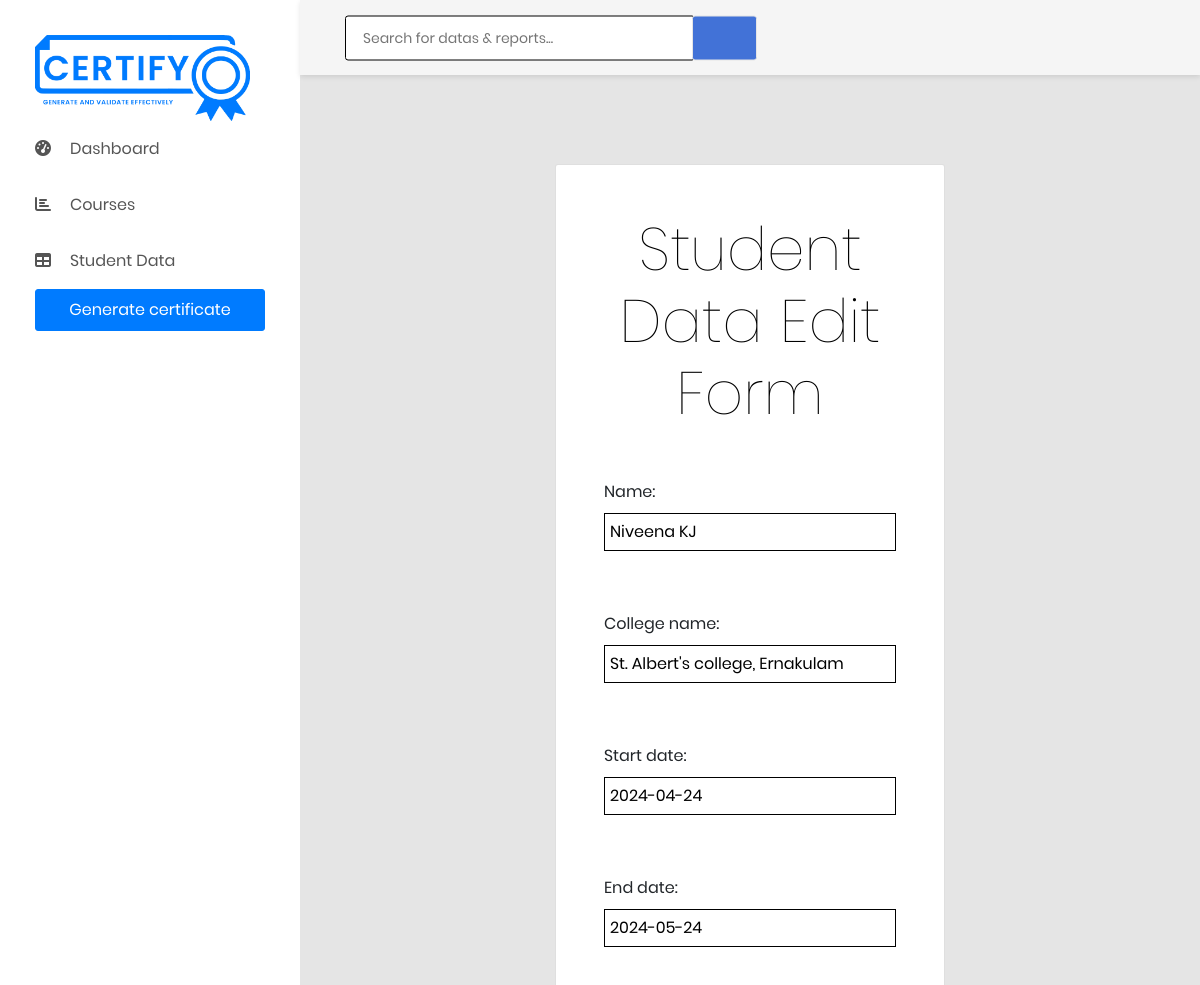
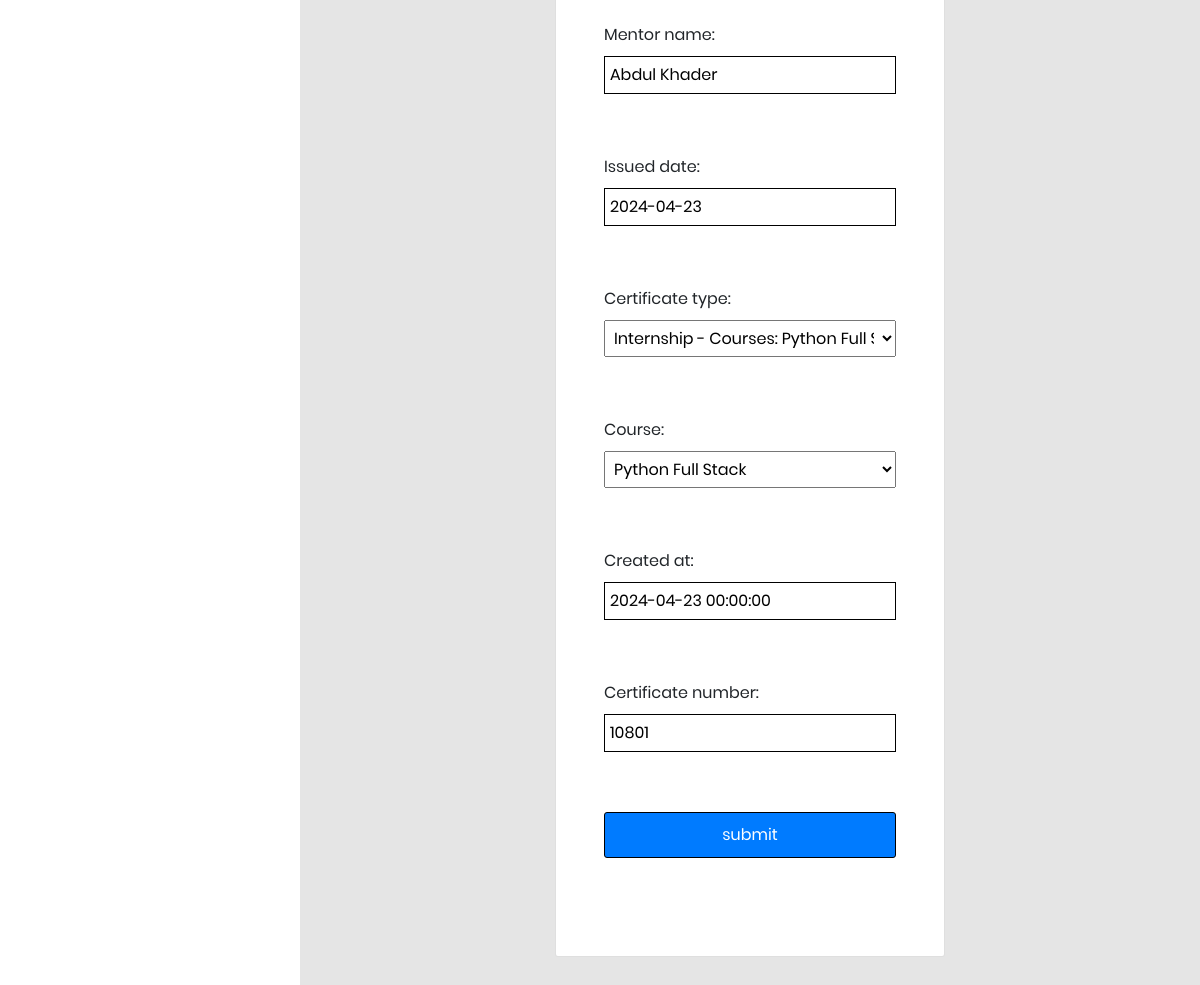
/certificate/edit/47 (signed in), run on an earlier commit of the app's database (2 pictures, top to bottom).
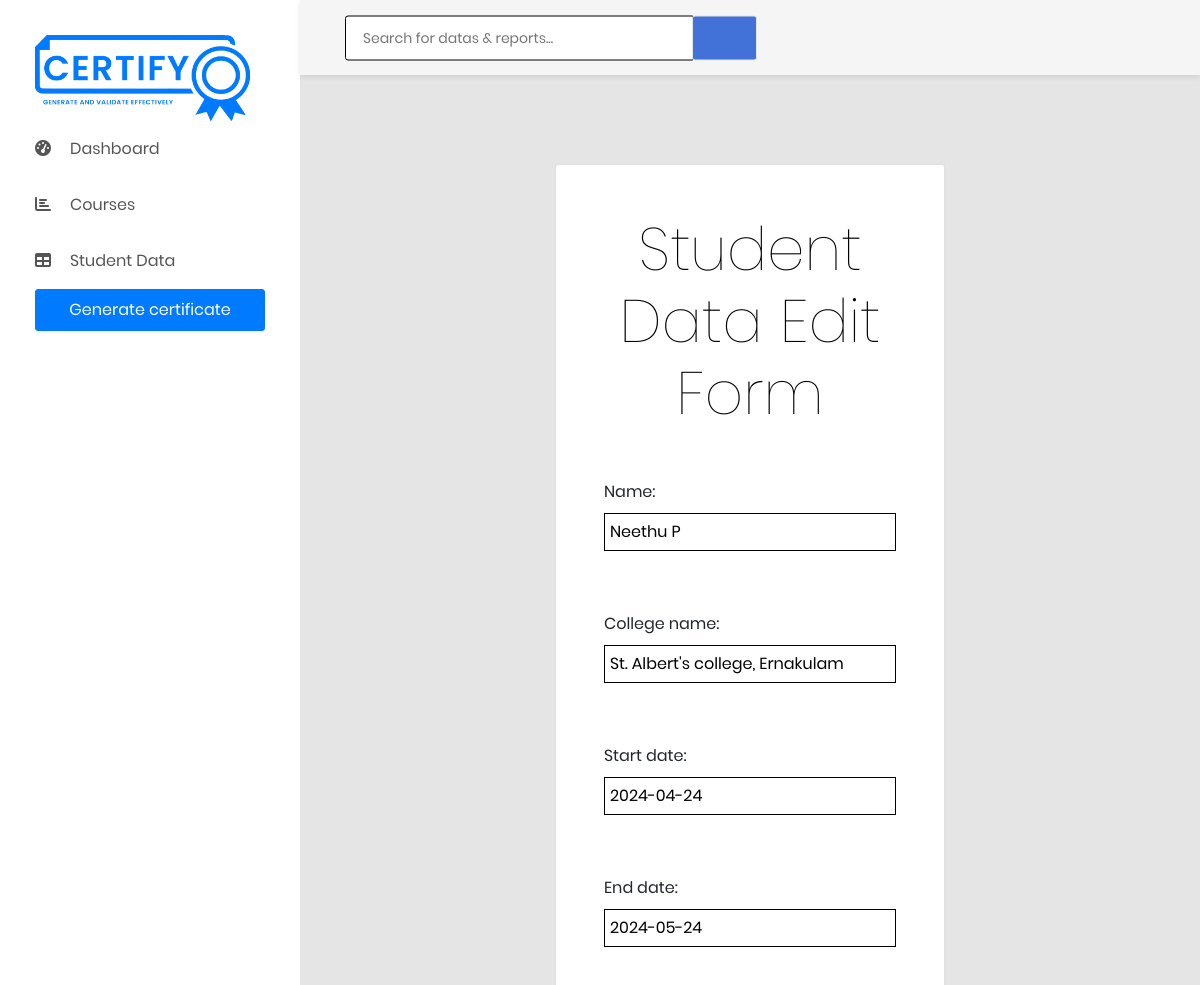
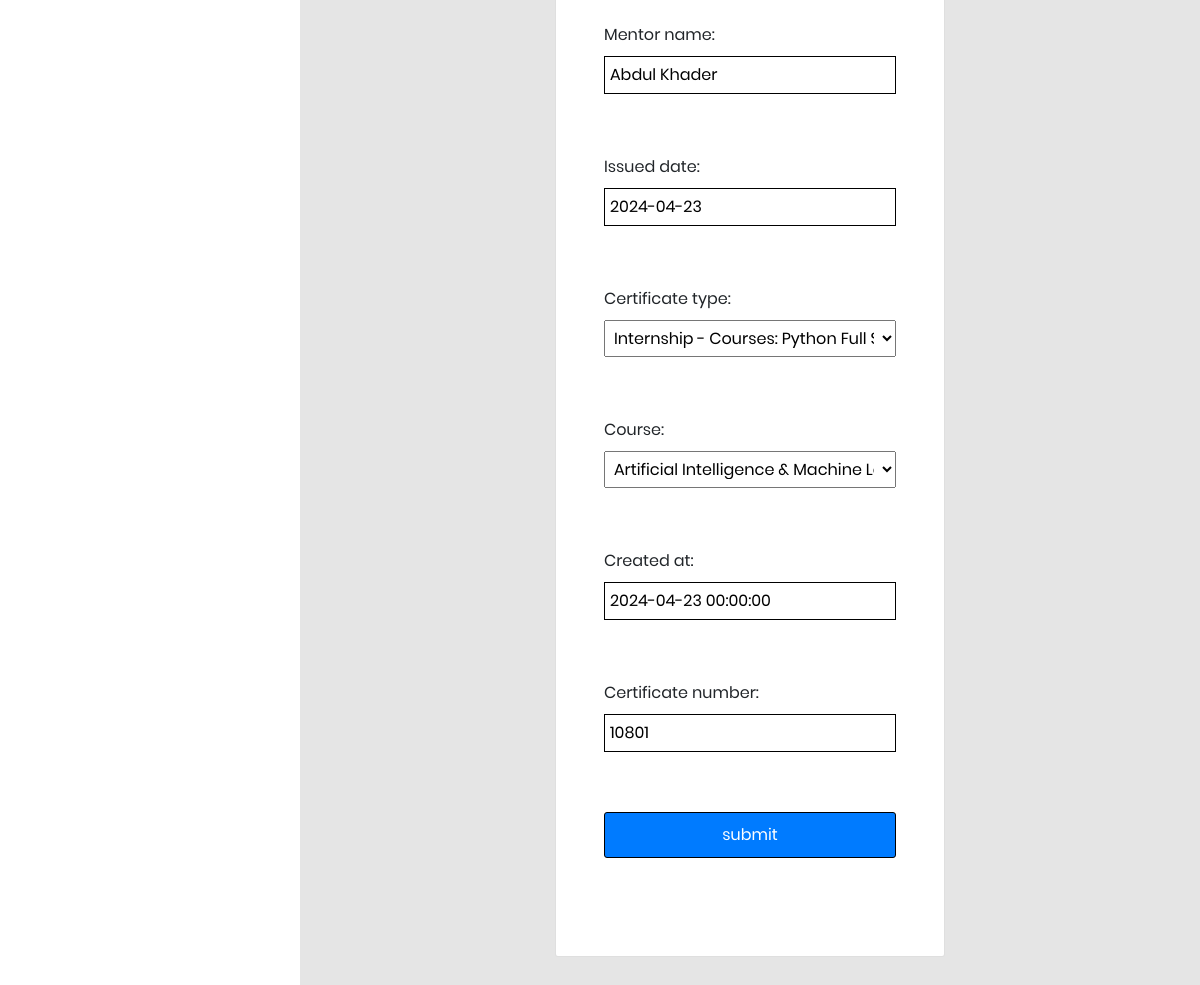
And on a later commit of the database (2 pictures, top to bottom).
### certificate_app/models.py (models this page shows, shortened)
class Student(models.Model):
    name = models.CharField(max_length=255, blank=True, default='')
    college_name = models.CharField(max_length=255, blank=True, default='')
    start_date = models.DateField(default=timezone.now)
    end_date = models.DateField(default=timezone.now)
    mentor_name = models.CharField(max_length=255, blank=True, default='')
    issued_date = models.DateField(default=timezone.now)
    certificate_type = models.ForeignKey(CertificateTypes, on_delete=models.CASCADE, related_name='students', null=True)
    course= models.ForeignKey(Course, on_delete=models.CASCADE, related_name='enrolled_students', null=True)
    created_at = models.DateTimeField( default=timezone.now)  # Add this field to store creation time
    certificate_number = models.CharField(max_length=20, null=True, blank=True)  # Changed field name to certificate_number

### certificate_app/views.py (the view)
# urls.py: path('edit/<pk>',views.edit,name='edit'),
@login_required(login_url='login')
def edit(request, pk):
    instance_to_be_edited = Student.objects.get(pk=pk)
    if request.method == 'POST':
        frm = MyForm(request.POST, instance=instance_to_be_edited)
        if frm.is_valid():
            frm.save()
            return redirect('display_students')  # Redirect after successful form submission
    else:
        frm = MyForm(instance=instance_to_be_edited)
    return render(request, 'edit.html', {'form': frm})

### certificate_app/forms.py
class MyForm(forms.ModelForm):
    class Meta:
        model = Student
        fields = "__all__"

### certificate_app/models.py (called while the page is built)
    def __str__(self):
        return self.course_name if self.course_name else ''

    def __str__(self):
        course_list = ', '.join([course.course_name for course in self.courses.all()])
        return f"{self.certificate_type} - Courses: {course_list}"

### templates/edit.html (shortened to what this page needs)
{% extends 'base.html' %}
{% load static %}
{% block body %}
    <div class="main-content">
      <div class="section__content section__content--p30">
        <div class="container">
          <div class="row">
            <div class="col-md-6 col-sm-12 mx-auto">
              <div class="card text-justify mt-5">
                <div class="card-body form-body p-5">
                  <h5 class="card-title text-center">Student Data Edit Form</h5>
                  <p class="card-text">
                  <form method="post" action="" class="frm">
                    {{ form.as_p }}
                    <input class="btn btn-primary" type="submit" name="submit_form" value="submit">
                  </form>
                </div>
              </div>
            </div>
          </div>
        </div>
      </div>
    </div>
{% endblock %}

What changed in the data, as far as the page shows it:
changed Student "St. Albert's college, Ernakulam": name "Niveena KJ" → "Neethu P"; course "Python Full Stack" → "Artificial Intelligence & Machine Learning"
